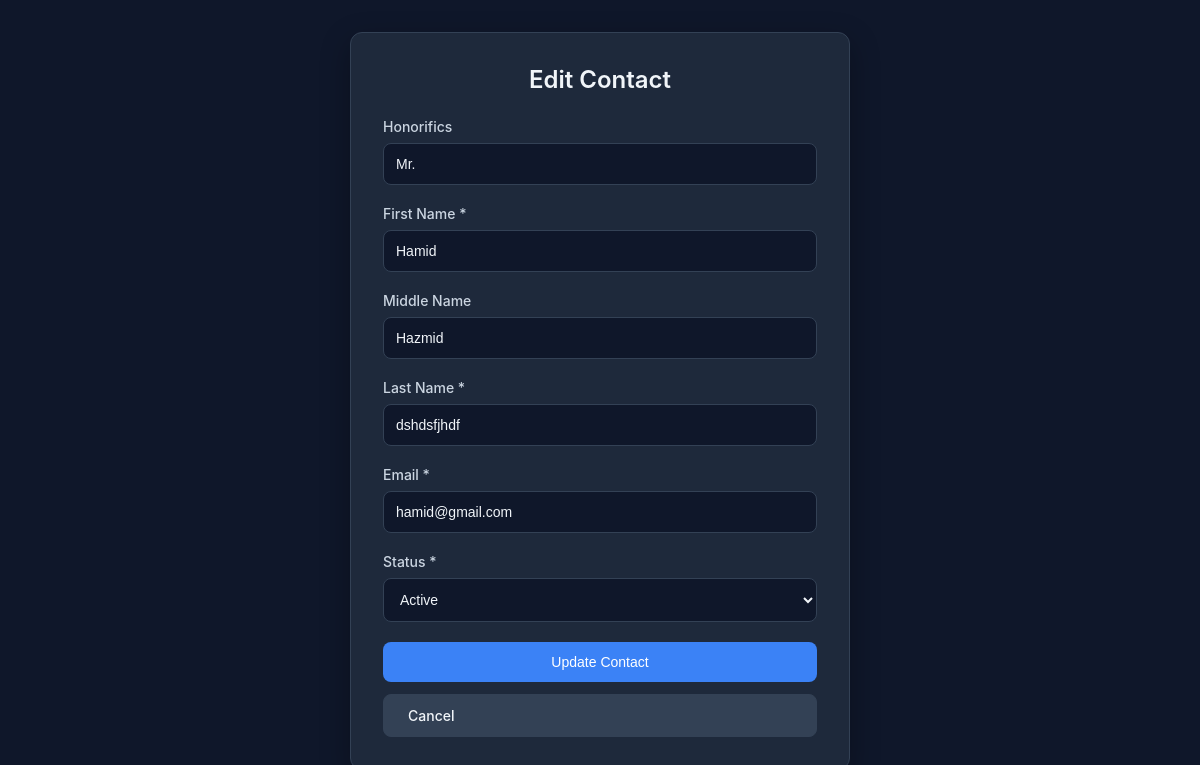
The page /process/edit-contact.php?id=2 (signed in) on the database its author committed.
### tables this page shows
CREATE TABLE `Contacts` (
  `contact_id` int NOT NULL,
  `member_id` int NOT NULL,
  `honorifics` varchar(10) DEFAULT NULL,
  `first_name` varchar(100) NOT NULL,
  `middle_name` varchar(100) DEFAULT NULL,
  `last_name` varchar(100) NOT NULL,
  `email` varchar(150) NOT NULL,
  `contact_status` enum('Active','Inactive') DEFAULT 'Active',
  `created_at` datetime DEFAULT CURRENT_TIMESTAMP,
  `updated_at` datetime DEFAULT CURRENT_TIMESTAMP ON UPDATE CURRENT_TIMESTAMP
);

### config/Database.php (called while the page is built, shortened)
<?php
class dataBase {
    public function __construct( $db_config = [] ) {
        $this->servername = $db_config[ 'host' ] ?? 'localhost';
        $this->username   = $db_config[ 'user' ] ?? 'root';
        $this->password   = $db_config[ 'password' ] ?? 'root';
        $this->db_name         = $db_config[ 'database' ] ?? 'email_marketing_system';
        $this->db = new mysqli( $this->servername, $this->username, $this->password, $this->db_name );
    }
}
?>

### classes/BaseModelHelper.php (called while the page is built, shortened)
<?php
class BaseModelHelper {
    public static function mysqliFind($db, $table, $primaryKey, $id) {
        $id = (int)$id;
        $sql = "SELECT * FROM {$table} WHERE {$primaryKey} = {$id}";
        $result = $db->query($sql);
        if ($result && $result->num_rows > 0) {
            return $result->fetch_assoc();
        }
        return null;
    }
}
?>

### process/edit-contact.php (the view, shortened to what this page needs)
<?php
require_once '../classes/Member.php';
require_once '../classes/BaseModelHelper.php';
require_once '../config/Database.php';
$db = new dataBase(['host' => 'localhost', 'user' => 'root', 'password' => 'root', 'database' => 'email_marketing_system']);
$contact_id = (int)($_GET['id'] ?? 0);
$contact = BaseModelHelper::mysqliFind($db->db, 'Contacts', 'contact_id', $contact_id);
?>
<!DOCTYPE html>
<html lang="en">
<head>
</head>
<body>
    <div class="form-container">
        <h2>Edit Contact</h2>
        <form method="POST">
            <div class="form-group">
                <label>Honorifics</label>
                <input type="text" name="honorifics" value="<?= htmlspecialchars($contact['honorifics'] ?? '') ?>" placeholder="Mr./Ms./Dr.">
            </div>
            <div class="form-group">
                <label>First Name *</label>
                <input type="text" name="first_name" value="<?= htmlspecialchars($contact['first_name']) ?>" required>
            </div>
            <div class="form-group">
                <label>Middle Name</label>
                <input type="text" name="middle_name" value="<?= htmlspecialchars($contact['middle_name'] ?? '') ?>">
            </div>
            <div class="form-group">
                <label>Last Name *</label>
                <input type="text" name="last_name" value="<?= htmlspecialchars($contact['last_name']) ?>" required>
            </div>
            <div class="form-group">
                <label>Email *</label>
                <input type="email" name="email" value="<?= htmlspecialchars($contact['email']) ?>" required>
            </div>
            <div class="form-group">
                <label>Status *</label>
                <select name="contact_status" required>
                    <option value="Active" <?= $contact['contact_status'] === 'Active' ? 'selected' : '' ?>>Active</option>
                </select>
            </div>
            <button type="submit" class="btn btn-primary">Update Contact</button>
            <a href="../member_dashboard.php" class="btn btn-secondary">Cancel</a>
        </form>
    </div>
</body>
</html>

### process/edit-contact.php (style rules this page uses)
:root { --bg-primary: #0f172a; --bg-secondary: #1e293b; --bg-tertiary: #334155; --bg-hover: #475569; --text-primary: #f1f5f9; --text-secondary: #cbd5e1; --text-muted: #94a3b8; --accent: #3b82f6; --accent-hover: #2563eb; --success: #10b981; --danger: #ef4444; --border: #334155; --shadow: rgba(0, 0, 0, 0.3); }
* { box-sizing: border-box; margin: 0; padding: 0; }
body { font-family: 'Inter', 'Segoe UI', Roboto, sans-serif; background: var(--bg-primary); color: var(--text-primary); display: flex; justify-content: center; align-items: center; min-height: 100vh; padding: 2rem; }
.form-container { background: var(--bg-secondary); border: 1px solid var(--border); border-radius: 12px; padding: 2rem; width: 100%; max-width: 500px; box-shadow: 0 10px 30px var(--shadow); }
h2 { font-size: 1.5rem; font-weight: 600; margin-bottom: 1.5rem; text-align: center; }
.form-group { margin-bottom: 1.25rem; }
.form-group label { display: block; margin-bottom: 0.5rem; font-size: 0.875rem; font-weight: 500; color: var(--text-secondary); }
.form-group input, .form-group select { width: 100%; padding: 0.75rem; background: var(--bg-primary); border: 1px solid var(--border); border-radius: 8px; color: var(--text-primary); font-size: 0.875rem; transition: all 0.2s; }
.btn { padding: 0.75rem 1.5rem; border-radius: 8px; border: none; font-size: 0.875rem; font-weight: 500; cursor: pointer; transition: all 0.2s; text-decoration: none; display: inline-block; }
.btn-primary { background: var(--accent); color: white; width: 100%; }
.btn-secondary { background: var(--bg-tertiary); color: var(--text-primary); border: 1px solid var(--border); margin-top: 0.75rem; width: 100%; }

### rows shown on the page
contacts: honorifics "Mr.", first_name "Hamid", middle_name "Hazmid", last_name "dshdsfjhdf", email "hamid@gmail.com", contact_status "Active"
